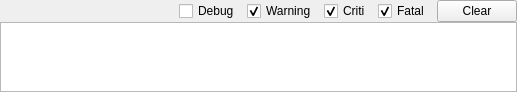
<?xml version="1.0" encoding="UTF-8"?>
<ui version="4.0">
 <class>MessageViewer</class>
 <widget class="QWidget" name="MessageViewer">
  <property name="geometry">
   <rect>
    <x>0</x>
    <y>0</y>
    <width>517</width>
    <height>92</height>
   </rect>
  </property>
  <property name="windowTitle">
   <string>Form</string>
  </property>
  <layout class="QVBoxLayout" name="verticalLayout">
   <property name="spacing">
    <number>0</number>
   </property>
   <property name="leftMargin">
    <number>0</number>
   </property>
   <property name="topMargin">
    <number>0</number>
   </property>
   <property name="rightMargin">
    <number>0</number>
   </property>
   <property name="bottomMargin">
    <number>0</number>
   </property>
   <item>
    <layout class="QHBoxLayout" name="horizontalLayout">
     <property name="spacing">
      <number>7</number>
     </property>
     <item>
      <spacer name="horizontalSpacer">
       <property name="orientation">
        <enum>Qt::Horizontal</enum>
       </property>
       <property name="sizeHint" stdset="0">
        <size>
         <width>0</width>
         <height>20</height>
        </size>
       </property>
      </spacer>
     </item>
     <item>
      <widget class="QCheckBox" name="debugCheckBox">
       <property name="text">
        <string>Debug</string>
       </property>
      </widget>
     </item>
     <item>
      <widget class="QCheckBox" name="warningCheckBox">
       <property name="text">
        <string>Warning</string>
       </property>
       <property name="checked">
        <bool>true</bool>
       </property>
      </widget>
     </item>
     <item>
      <widget class="QCheckBox" name="critiCheckBox">
       <property name="text">
        <string>Criti</string>
       </property>
       <property name="checked">
        <bool>true</bool>
       </property>
      </widget>
     </item>
     <item>
      <widget class="QCheckBox" name="fatalCheckBox">
       <property name="text">
        <string>Fatal</string>
       </property>
       <property name="checked">
        <bool>true</bool>
       </property>
      </widget>
     </item>
     <item>
      <widget class="QPushButton" name="clearMsgBtn">
       <property name="text">
        <string>Clear</string>
       </property>
      </widget>
     </item>
    </layout>
   </item>
   <item>
    <widget class="QTextBrowser" name="msgTextBrowser">
     <property name="enabled">
      <bool>true</bool>
     </property>
    </widget>
   </item>
  </layout>
 </widget>
 <resources/>
 <connections/>
</ui>
